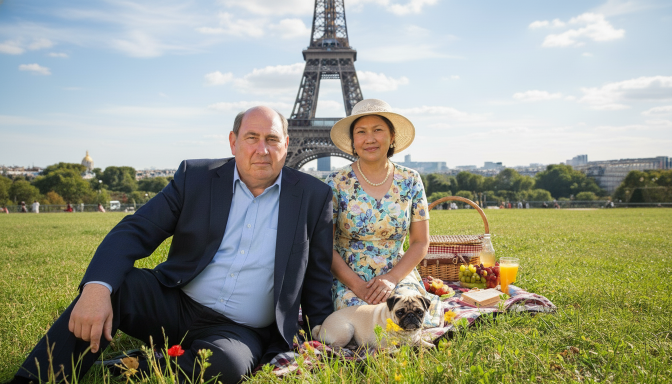
#> input picture EiffelTower_ChiChi.png, 1344 x 768 px, found by its file name (shown at 1/2 size)
$ python generate_paint_by_numbers.py
#> lines starting #> are read from the running program, lines starting #| are printed output that depends on the picture
import numpy as np
from scipy.cluster.vq import kmeans, vq
from scipy import ndimage
import matplotlib.pyplot as plt
import matplotlib.image as mpimg
from matplotlib.patches import Rectangle

def generate_paint_by_numbers(image_path, num_colors=24, min_region_size=100, output_dir='.'):
    # Step 1: Load and preprocess image
#> called with num_colors = 24, min_region_size = 100, output_dir = 'output'
    img = mpimg.imread(image_path)
#> img is the input picture: shape (768, 1344, 3) float32; mean R, G, B 0.592, 0.601, 0.536
    if img.shape[2] == 4:  # Remove alpha if present
        img = img[:, :, :3]
    # Resize while preserving aspect ratio (target max dimension = 800)
    max_dimension = 800
    aspect_ratio = img.shape[1] / img.shape[0]  # width / height
#> aspect_ratio = 1.75
    if aspect_ratio > 1:  # Landscape image
        new_width = max_dimension
        new_height = int(max_dimension / aspect_ratio)
#> new_height = 457
    else:  # Portrait or square image
        new_height = max_dimension
        new_width = int(max_dimension * aspect_ratio)
    img_resized = ndimage.zoom(img, (new_height/img.shape[0], new_width/img.shape[1], 1), order=1)
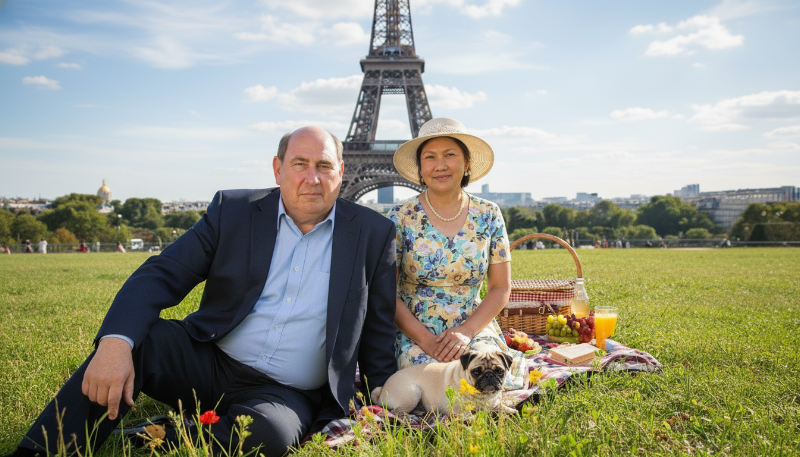
#> img_resized: shape (457, 800, 3) float32; mean R, G, B 0.592, 0.602, 0.536
    # Sharpen and enhance contrast (simple filter)
    sharpened = ndimage.gaussian_filter(img_resized, sigma=1)
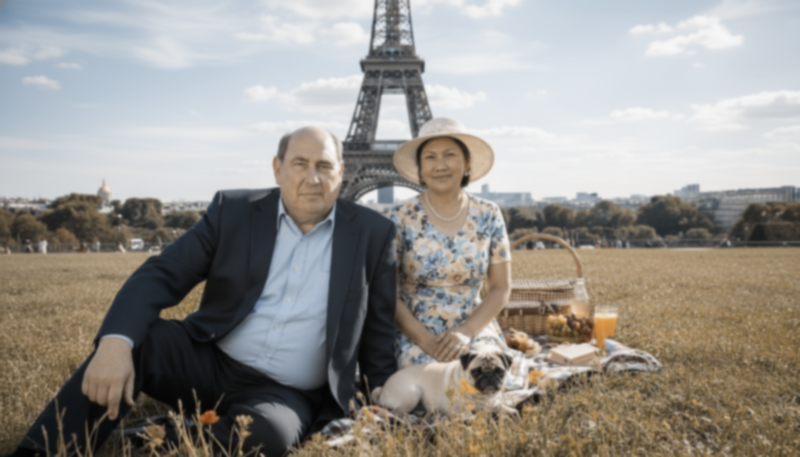
#> sharpened: shape (457, 800, 3) float32; mean R, G, B 0.592, 0.579, 0.559
    contrast_enhanced = np.clip((img_resized - sharpened) * 1.5 + sharpened, 0, 1)

    # Step 2: Color reduction with k-means
    pixels = contrast_enhanced.reshape(-1, 3)
    centroids, _ = kmeans(pixels, num_colors)
#> centroids = 24 rows, first 8: [0.282, 0.297, 0.267], [0.874, 0.812, 0.689], [0.848, 0.894, 0.921], [0.381, 0.395, 0.418], [0.0978, 0.11, 0.128], [0.489, 0.518, 0.544], [0.501, 0.62, 0.752], [0.927, 0.935, 0.931]
#> (the run stopped early here; a loop or call above may not have finished)
